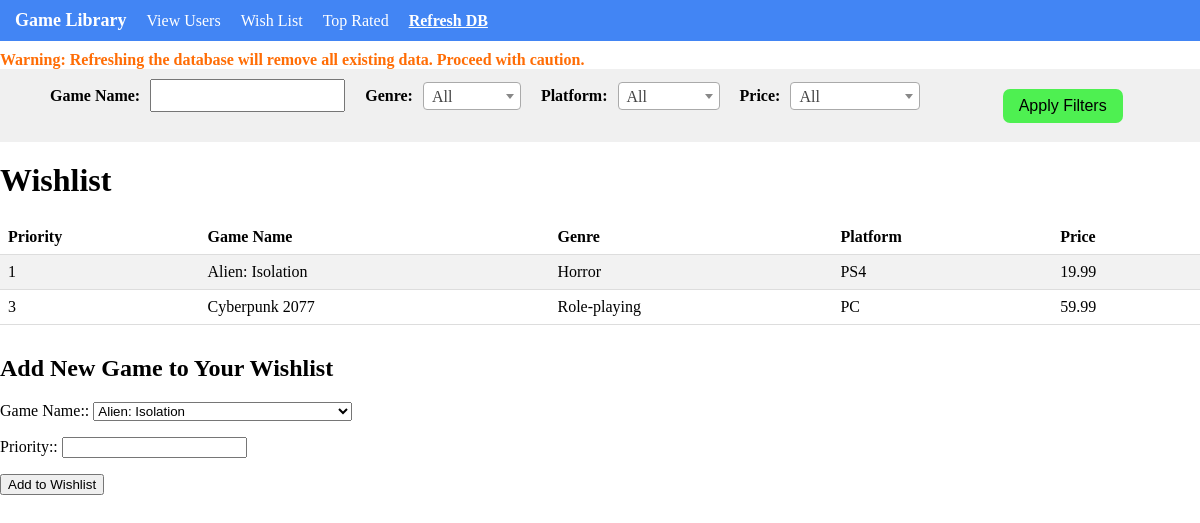
/wishlist, run on the app's committed database.
### tables this page shows
CREATE TABLE WishListGame (
       WLGID INTEGER PRIMARY KEY AUTOINCREMENT,
       WLG_GameID INTEGER,
       WLG_UserID INTEGER,
       WLG_Priority INTEGER,
       FOREIGN KEY (WLG_GameID) REFERENCES Game (GameID),
       FOREIGN KEY (WLG_UserID) REFERENCES User (UserID)
   );

CREATE TABLE Game (
       GameID INTEGER PRIMARY KEY AUTOINCREMENT,
       Game_Name TEXT,
       Game_Genre TEXT,  
       Game_Developer TEXT,
       Game_Release_Date TEXT,
       Game_Platform TEXT,
       Game_Price REAL
   );

### run.py (the view)
@app.route("/wishlist", methods=['GET', 'POST'])
def wishlist():
   conn = sqlite3.connect('CS4750Project.db')
   c = conn.cursor()
   c.execute("SELECT * FROM Game ORDER BY Game_Name ASC")
   game_list = c.fetchall()
   form = WishListForm()
   form.game.choices = [(g[0], g[1]) for g in game_list]
   if form.validate_on_submit():
       c.execute("INSERT INTO WishListGame (WLG_GameID, WLG_Priority) VALUES (?, ?)",
                 (form.game.data, form.priority.data))
       conn.commit()
       flash('Game added to wishlist successfully!')
       return redirect(url_for("wishlist"))
   c.execute("""
       SELECT WLG_Priority, Game_Name, Game_Genre, Game_Platform, Game_Price
       FROM WishListGame
       JOIN Game ON WishListGame.WLG_GameID = Game.GameID
       ORDER BY WLG_Priority ASC
   """)
   wishlist = c.fetchall()
   conn.close()
   return render_template("wishlist.html", form=form, wishlist=wishlist)

### run.py
class WishListForm(FlaskForm):
   game = SelectField('Game Name:', coerce=int)
   priority = IntegerField('Priority:', validators=[DataRequired()])
   submit = SubmitField('Add to Wishlist')

### templates/wishlist.html (shortened to what this page needs)
<!DOCTYPE html>
<html>
<head>
    <link href="https://cdn.jsdelivr.net/npm/select2@4.0.13/dist/css/select2.min.css" rel="stylesheet" />
</head>
<body>
    {% include 'navbar.html' %}
    <div class="filters-container">
        <div class="left-filters">
            <div class="filter-container" style="margin-bottom: 20px;">
                <label class="filter-label" for="name-filter">Game Name:</label>
                <input type="text" id="name-filter">
            </div>
            <div class="filter-container" style="margin-bottom: 20px;">
                <label class="filter-label" for="genre-filter">Genre:</label>
            </div>
            <div class="filter-container" style="margin-bottom: 20px;">
                <label class="filter-label" for="platform-filter">Platform:</label>
            </div>
            <div class="filter-container" style="margin-bottom: 20px;">
                <label class="filter-label" for="price-filter">Price:</label>
            </div>
        </div>
        <input type="button" value="Apply Filters" onclick="applyFilters()" class="filter-button">
    </div>
    <h1>Wishlist</h1>
    <table>
        <tr>
            <th>Priority</th>
            <th>Game Name</th>
            <th>Genre</th>
            <th>Platform</th>
            <th>Price</th>
        </tr>
        {% for item in wishlist %}
        <tr>
            <td>{{ item[0] }}</td>
            <td>{{ item[1] }}</td>
            <td>{{ item[2] }}</td>
            <td>{{ item[3] }}</td>
            <td>{{ item[4] }}</td>
        </tr>
        {% endfor %}
    </table>
    <h2>Add New Game to Your Wishlist </h2>
    <form method="POST">
        <p>{{ form.game.label }}: {{ form.game(id="select2") }}</p>
        <p>{{ form.priority.label }}: {{ form.priority() }}</p>
        <p>{{ form.submit() }}</p>
    </form>
</body>
</html>

### templates/wishlist.html (style rules this page uses)
body { margin: 0; padding: 0; }
.filters-container { display: flex; flex-wrap: wrap; align-items: center; justify-content: space-between; padding: 10px; background-color: #f0f0f0; margin-bottom: 20px; }
.left-filters { display: flex; flex-wrap: wrap; align-items: center; margin-right: 15px; margin-left: 20px; }
.filter-container { display: flex; align-items: center; margin-bottom: 10px; }
.filter-label { margin-right: 10px; margin-left: 20px; font-weight: bold; }
.filter-select, #name-filter { padding: 7px; }
.filter-button { margin-top: 10px; padding: 8px 16px; background-color: rgb(78, 240, 81); color: black; border: none; border-radius: 7px; font-size: 16px; cursor: pointer; text-decoration: none; display: block; margin: 0 auto; transition: background-color 0.3s; }
table { width: 100%; border-collapse: collapse; margin-top: 20px; }
th, td { text-align: left; padding: 8px; border-bottom: 1px solid #ddd; }
tr:nth-child(even) { background-color: #f2f2f2; }
h1 { margin-top: 20px; }
h2 { margin-top: 30px; }

### data on the page
WishListGame: WLG_Priority "1", Game_Name "Alien: Isolation", Game_Genre "Horror", Game_Platform "PS4", Game_Price "19.99"
WishListGame: WLG_Priority "3", Game_Name "Cyberpunk 2077", Game_Genre "Role-playing", Game_Platform "PC", Game_Price "59.99"
